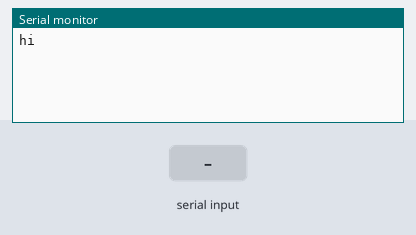
Recording of a sketch running on a simulated Arduino Uno, built with avr-gcc and run on an emulated ATmega328P. On the bench: the last lines printed to the serial monitor. The inputs (shaded band) are chosen by the test bench.

Above: at 1.2 s.
1.3 s: "90,45,200\n" received over Serial
At 3.2 s:
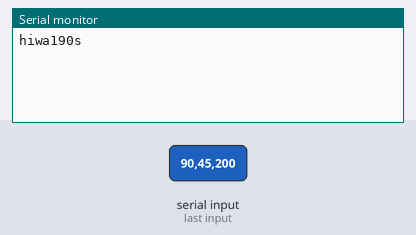
3.8 s: "30,150,10\n" received over Serial
At 5.2 s:
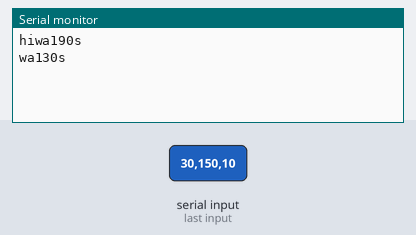

The sketch:

6thrustersfinal.ino
```cpp
#define INPUT_SIZE 60
int a = 100;
int b= 50;
int c = 30;
int d= 40;
int e= 40;
int f= 40;
void setup() {

Serial.begin(9600);
Serial.print("hi");
}
void loop() {

  if (Serial.available() > 0) {

// Get next command from Serial (add 1 for final 0)
  char input[INPUT_SIZE + 1];
  byte size = Serial.readBytes(input, INPUT_SIZE);
  Serial.flush();
  // Add the final 0 to end the C string
  input[size] = 0;
  char* command = strtok(input, "_");
  String p = "";
  int i = 0;
while (command != NULL)
{
p = p  + 'w';
if (i == 0){
  p = p +'a' + (a + atoi(command));
  //a= a + atoi(command);
  i++;
}

else if (i == 1){
  p = p +'b' + (b + atoi(command));
  //b=b+atoi(command);
  i++;
}

else if (i == 2){
  p = p +'c' + (c + atoi(command));
  i++;
 // c = c+ atoi(command);
}
else if (i==3){
  p = p +'d' + (d + atoi(command));
  i++;
  //d = d+ atoi(command);
}
else if(i==4){
  p = p +'e' + (e + atoi(command));
  i++;
}
  //e=e+ atoi(command);}
else if(i==5){
  p = p +'f' + (f + atoi(command));

}
  //f=f+ atoi(command);}
    // Find the next command in input string
    command = strtok(NULL, "_");
    }
p = p+'s';
Serial.println(p);

Serial.flush();

}
}
```

Measured:
- after the input at 1.3 s, the serial monitor: prints a new line after 1.0 s (image 1)
- after the input at 3.8 s, the serial monitor: prints a new line after 1.0 s (image 2)
